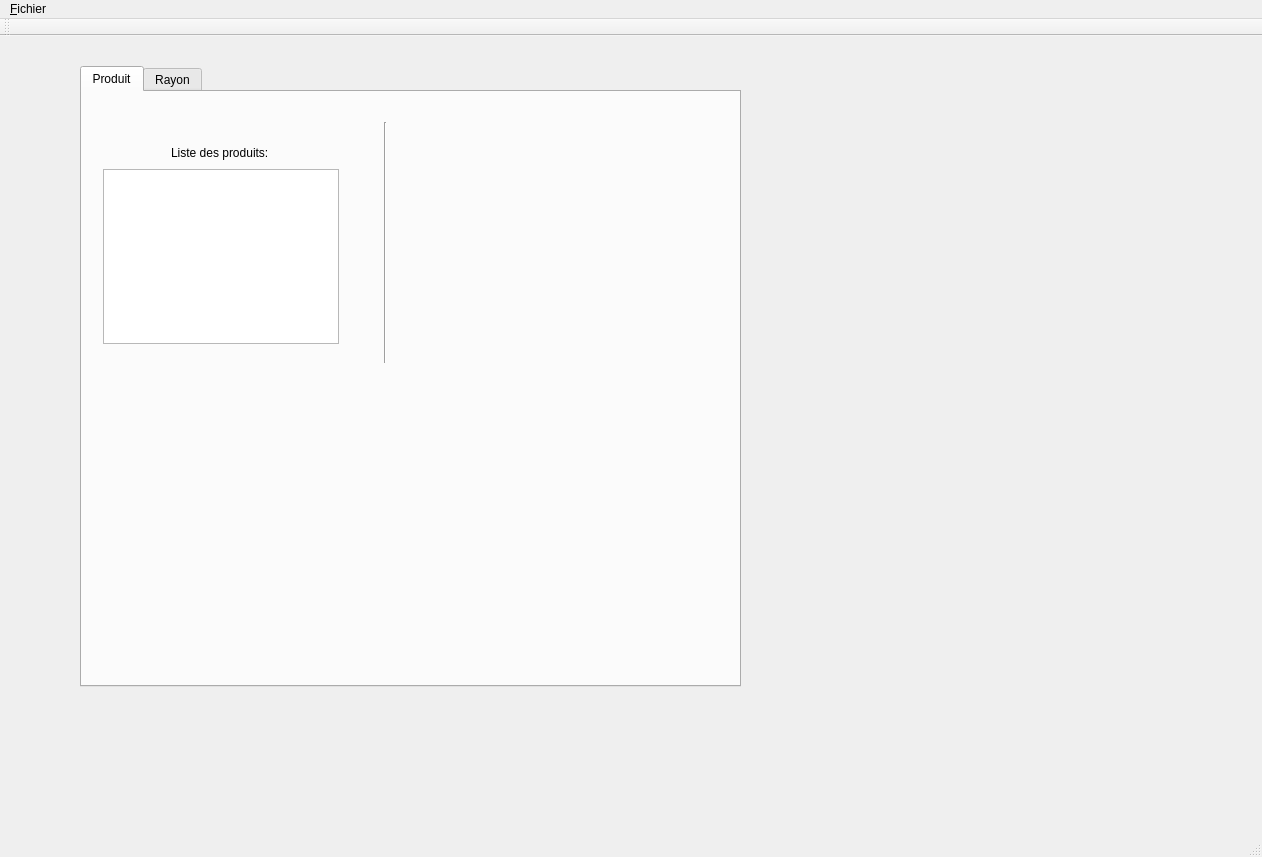
<?xml version="1.0" encoding="UTF-8"?>
<ui version="4.0">
 <class>MainWindow</class>
 <widget class="QMainWindow" name="MainWindow">
  <property name="geometry">
   <rect>
    <x>0</x>
    <y>0</y>
    <width>1262</width>
    <height>857</height>
   </rect>
  </property>
  <property name="windowTitle">
   <string>MainWindow</string>
  </property>
  <widget class="QWidget" name="centralWidget">
   <widget class="QTabWidget" name="tabWidgetGestion">
    <property name="geometry">
     <rect>
      <x>80</x>
      <y>30</y>
      <width>661</width>
      <height>621</height>
     </rect>
    </property>
    <property name="currentIndex">
     <number>0</number>
    </property>
    <widget class="QWidget" name="tabProduit">
     <attribute name="title">
      <string>Produit</string>
     </attribute>
     <widget class="Line" name="line">
      <property name="geometry">
       <rect>
        <x>293</x>
        <y>30</y>
        <width>20</width>
        <height>241</height>
       </rect>
      </property>
      <property name="orientation">
       <enum>Qt::Vertical</enum>
      </property>
     </widget>
     <widget class="QWidget" name="layoutWidget">
      <property name="geometry">
       <rect>
        <x>10</x>
        <y>40</y>
        <width>258</width>
        <height>223</height>
       </rect>
      </property>
      <layout class="QVBoxLayout" name="verticalLayout">
       <item>
        <layout class="QHBoxLayout" name="horizontalLayout">
         <item>
          <spacer name="horizontalSpacer">
           <property name="orientation">
            <enum>Qt::Horizontal</enum>
           </property>
           <property name="sizeHint" stdset="0">
            <size>
             <width>40</width>
             <height>20</height>
            </size>
           </property>
          </spacer>
         </item>
         <item>
          <widget class="QLabel" name="label">
           <property name="text">
            <string>Liste des produits: </string>
           </property>
          </widget>
         </item>
         <item>
          <spacer name="horizontalSpacer_2">
           <property name="orientation">
            <enum>Qt::Horizontal</enum>
           </property>
           <property name="sizeHint" stdset="0">
            <size>
             <width>40</width>
             <height>20</height>
            </size>
           </property>
          </spacer>
         </item>
        </layout>
       </item>
       <item>
        <widget class="QTableWidget" name="tableWidget"/>
       </item>
      </layout>
     </widget>
    </widget>
    <widget class="QWidget" name="tabRayon">
     <attribute name="title">
      <string>Rayon</string>
     </attribute>
    </widget>
   </widget>
  </widget>
  <widget class="QMenuBar" name="menuBar">
   <property name="geometry">
    <rect>
     <x>0</x>
     <y>0</y>
     <width>1262</width>
     <height>27</height>
    </rect>
   </property>
   <widget class="QMenu" name="menuFichier">
    <property name="title">
     <string>&amp;Fichier</string>
    </property>
    <addaction name="action_Deconnection"/>
   </widget>
   <addaction name="menuFichier"/>
  </widget>
  <widget class="QToolBar" name="mainToolBar">
   <attribute name="toolBarArea">
    <enum>TopToolBarArea</enum>
   </attribute>
   <attribute name="toolBarBreak">
    <bool>false</bool>
   </attribute>
  </widget>
  <widget class="QStatusBar" name="statusBar"/>
  <action name="action_Deconnection">
   <property name="text">
    <string>&amp;Deconnection</string>
   </property>
  </action>
 </widget>
 <layoutdefault spacing="6" margin="11"/>
 <resources/>
 <connections/>
</ui>
